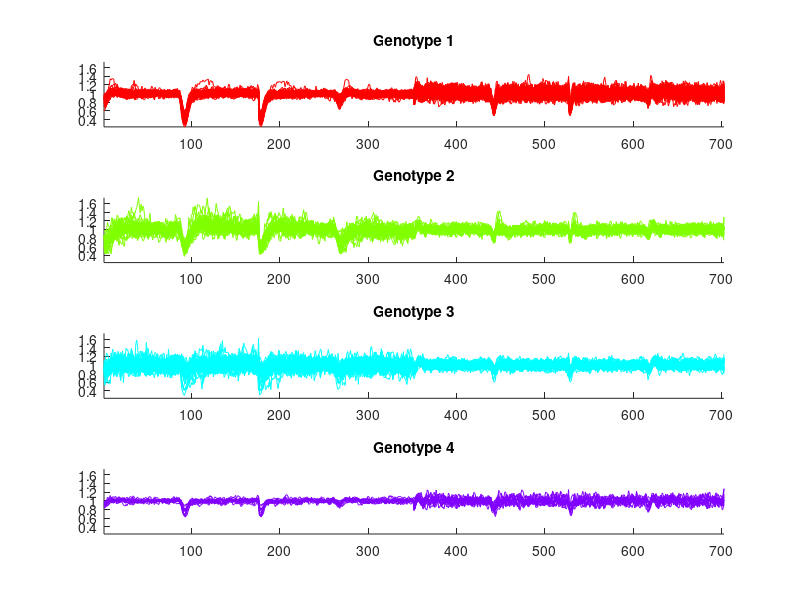

Reproduce this figure in MATLAB.
%% Load the behavioral data
load flyData.mat

%% plot the Raw data for each genotype as a timeseries
nGenotypes = length(genotypeNames);
figure(8), clf, set(8, 'Color', 'w');
cmap = hsv(nGenotypes);

for iGeno = 1:nGenotypes
    hRaw(iGeno) = subplot(nGenotypes, 1, iGeno);
    matches = find(genotypeIds == iGeno);
    
    plot(rawData(matches,:)', '-', 'Color', cmap(iGeno, :));
    box off
    
    xlim([1 size(rawData,2)]); % 1 to the number of dimensions
    ylim([min(rawData(:)) max(rawData(:))]); % global min to global max
    title(genotypeNames{iGeno});
end
% make the axes zoom together 
linkaxes(hRaw);

%% Run PCA on rawData to find orthogonal axes with largest variance
% START WRITING YOUR CODE HERE



% Plot the tubes from each genotype in a particular color in a scatter plot
% A good way way to generate the distinct colors is to use hsv(nGenotypes)
% where n is the number of genotypes (which should calculate from
% genotypeIds or genotypeNames). You can this using plot in a loop. You should hold on to
% the handles from each call to plot in an array that you can later use to
% specify the legend(handlesList, genotypeNames, ...)
%
% You'll want to plot the coordinates of each tube along the first and
% second principal components as the x and y axes. label your axes
% accordingly.



